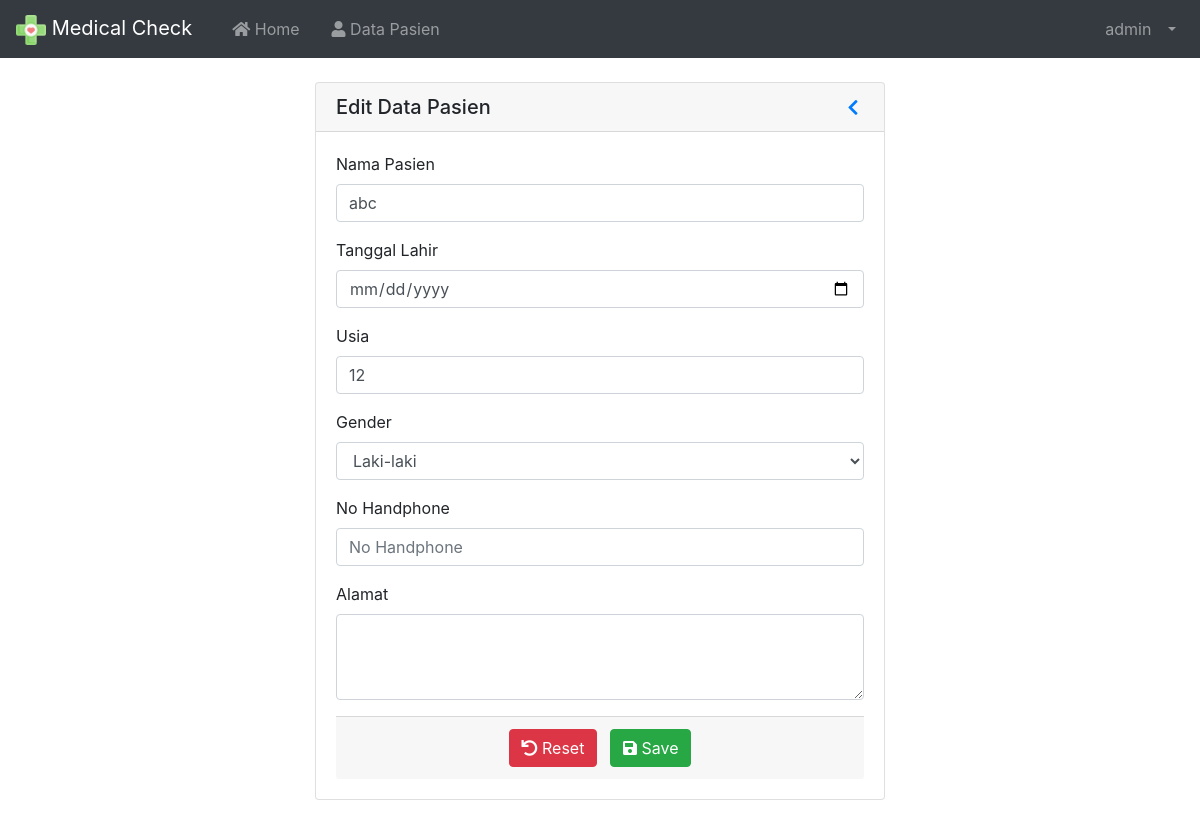
Page /index.php?page=EditPasien&id=32 (signed in) on the committed database.
### tables this page shows
CREATE TABLE `tbl_karyawan` (
  `id` int(11) NOT NULL,
  `nama` varchar(100) NOT NULL,
  `username` varchar(30) NOT NULL,
  `password` varchar(255) NOT NULL,
  `role` varchar(20) NOT NULL
);

CREATE TABLE `tbl_pasien` (
  `id` int(11) NOT NULL,
  `nomor` varchar(13) NOT NULL,
  `nama_pasien` varchar(50) NOT NULL,
  `tanggal_lahir` date NOT NULL,
  `usia` int(3) NOT NULL,
  `gender` enum('laki-laki','perempuan') NOT NULL,
  `alamat` text NOT NULL,
  `no_hp` varchar(13) NOT NULL
);

### index.php (called while the page is built, shortened)
<?php
require 'load/config.php';
require 'load/function.php';
?>
<?php require_once 'header.php'; ?>
<?php require 'content.php'; ?>
<?php require_once 'footer.php'; ?>

### load/function.php (called while the page is built, shortened)
<?php
require 'config.php';
function viewData($query)
{
  global $koneksi;
  $result = mysqli_query($koneksi, $query);
  if (mysqli_num_rows($result) == 1) {
    return mysqli_fetch_assoc($result);
  }
  $rows = [];
  return $rows;
}

### page/pasien/editpasien.php (the view, shortened to what this page needs)
<?php
$id = $_GET['id'];
$data = viewData("SELECT * FROM tbl_pasien WHERE id = '$id'");
?>
<div class="container" style="width: 50%;">
	<div class="card mt-4 mb-4">
		<h5 class="card-header d-flex flex-row align-items-center justify-content-between">
			<a>Edit Data Pasien</a>
			<a href="?page=DataPersonal&id=<?php echo $data['id']; ?>" role="button" id="dropdownMenuLink" aria-haspopup="true" aria-expanded="false">
				<i class="fas fa-chevron-left fa-sm fa-fw"></i>
			</a>
		</h5>
		<div class="card-body">
			<form method="post" enctype="multipart/form-data">
				<div class="form-group">
					<label for="username">Nama Pasien</label>
					<input type="text" maxlength="50" class="form-control" name="nama_pasien" id="nama_pasien" value="<?= $data['nama_pasien']; ?>" required>
				</div>
				<div class="form-group">
					<label for="tanggal_lahir">Tanggal Lahir</label>
					<input type="date" class="form-control" name="tanggal_lahir" id="tanggal_lahir" value="<?= $data['tanggal_lahir']; ?>">
				</div>
				<div class="form-group">
					<label for="usia">Usia</label>
					<input type="number" min="0" max="100" class="form-control" name="usia" id="usia" value="<?= $data['usia']; ?>" required>
				</div>
				<div class="form-group">
					<label for="gender">Gender</label>
					<select class="form-control" name="gender" id="gender" required>
						<option value="laki-laki" <?= $data['gender'] === 'laki-laki' ? 'selected' : ''; ?>>Laki-laki</option>
					</select>
				</div>
				<div class="form-group">
					<label for="no_hp">No Handphone</label>
					<input type="tel" minlength="10" maxlength="13" class="form-control" name="no_hp" id="no_hp" placeholder="No Handphone" value="<?= $data['no_hp']; ?>">
				</div>
				<div class="form-group">
					<label for="alamat">Alamat</label>
					<textarea class="form-control" name="alamat" id="alamat" rows="3" required><?= $data['alamat']; ?></textarea>
				</div>
				<div class="card-footer text-center">
					<button type="reset" class="btn btn-danger mr-2"><i class="fas fa-undo"></i> Reset</button>
					<button type="submit" name="submit" class="btn btn-success"><i class="fas fa-save"></i> Save</button>
				</div>
			</form>
		</div>
	</div>
</div>

### header.php (shortened to what this page needs)
<?php
$id = $_SESSION['id'];
$result = mysqli_query($koneksi, "SELECT * FROM tbl_karyawan WHERE id = '$id'");
$user = mysqli_fetch_assoc($result);
?>
<!DOCTYPE html>
<html lang="en">
<head>
	<link rel="stylesheet" href="asset/vendor/bootstrap-4.5.3/css/bootstrap.min.css">
	<link rel="stylesheet" href="asset/vendor/fontawesome/css/all.min.css">
	<link rel="stylesheet" href="asset/vendor/datatables-b4/datatables.min.css">
</head>
<body>
	<nav class="navbar navbar-expand-lg navbar-dark bg-dark">
		<a class="navbar-brand" href="index.php">
			<img src="asset/img/health-care.png" width="30" height="30" alt="">
			Medical Check
		</a>
		<div class="collapse navbar-collapse" id="navbarSupportedContent">
			<ul class="navbar-nav mr-auto">
				<li class="nav-item ml-3">
					<a class="nav-link" href="index.php"><i class="fas fa-home"></i> Home<span class="sr-only">(current)</span></a>
				</li>
				<li class="nav-item ml-3">
					<a class="nav-link" href="?page=Pasien"><i class="fas fa-user"></i> Data Pasien</a>
				</li>
			</ul>
			<ul class="navbar-nav ml-auto">
				<li class="nav-item dropdown">
					<a class="nav-link dropdown-toggle" href="#" id="userDropdown" role="button" data-toggle="dropdown" aria-haspopup="true" aria-expanded="false">
						<span class="mr-2 d-none d-lg-inline"><?= $user['nama']; ?></span>
					</a>
				</li>
			</ul>
		</div>
	</nav>

### rows in the picture
tbl_karyawan: nama "admin"
tbl_pasien: nama_pasien "abc", usia "12", gender "Laki-laki"
